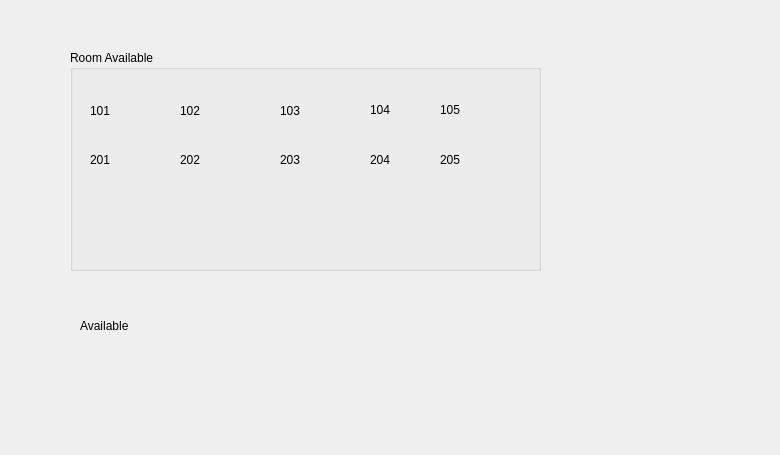
<?xml version="1.0" encoding="UTF-8"?>
<ui version="4.0">
 <class>checkoutdialog</class>
 <widget class="QDialog" name="checkoutdialog">
  <property name="geometry">
   <rect>
    <x>0</x>
    <y>0</y>
    <width>780</width>
    <height>455</height>
   </rect>
  </property>
  <property name="windowTitle">
   <string>Dialog</string>
  </property>
  <widget class="QGroupBox" name="groupBox">
   <property name="geometry">
    <rect>
     <x>70</x>
     <y>50</y>
     <width>471</width>
     <height>221</height>
    </rect>
   </property>
   <property name="title">
    <string>Room Available</string>
   </property>
   <widget class="QLabel" name="label">
    <property name="geometry">
     <rect>
      <x>20</x>
      <y>40</y>
      <width>81</width>
      <height>41</height>
     </rect>
    </property>
    <property name="text">
     <string>101</string>
    </property>
   </widget>
   <widget class="QLabel" name="label_2">
    <property name="geometry">
     <rect>
      <x>210</x>
      <y>50</y>
      <width>71</width>
      <height>21</height>
     </rect>
    </property>
    <property name="text">
     <string>103</string>
    </property>
   </widget>
   <widget class="QLabel" name="label_3">
    <property name="geometry">
     <rect>
      <x>110</x>
      <y>50</y>
      <width>71</width>
      <height>21</height>
     </rect>
    </property>
    <property name="text">
     <string>102</string>
    </property>
   </widget>
   <widget class="QLabel" name="label_4">
    <property name="geometry">
     <rect>
      <x>20</x>
      <y>100</y>
      <width>63</width>
      <height>20</height>
     </rect>
    </property>
    <property name="text">
     <string>201</string>
    </property>
   </widget>
   <widget class="QLabel" name="label_5">
    <property name="geometry">
     <rect>
      <x>110</x>
      <y>100</y>
      <width>63</width>
      <height>20</height>
     </rect>
    </property>
    <property name="text">
     <string>202</string>
    </property>
   </widget>
   <widget class="QLabel" name="label_6">
    <property name="geometry">
     <rect>
      <x>210</x>
      <y>100</y>
      <width>63</width>
      <height>20</height>
     </rect>
    </property>
    <property name="text">
     <string>203</string>
    </property>
   </widget>
   <widget class="QLabel" name="label_7">
    <property name="geometry">
     <rect>
      <x>300</x>
      <y>50</y>
      <width>63</width>
      <height>20</height>
     </rect>
    </property>
    <property name="text">
     <string>104</string>
    </property>
   </widget>
   <widget class="QLabel" name="label_8">
    <property name="geometry">
     <rect>
      <x>370</x>
      <y>100</y>
      <width>63</width>
      <height>20</height>
     </rect>
    </property>
    <property name="text">
     <string>205</string>
    </property>
   </widget>
   <widget class="QLabel" name="label_9">
    <property name="geometry">
     <rect>
      <x>370</x>
      <y>50</y>
      <width>63</width>
      <height>20</height>
     </rect>
    </property>
    <property name="text">
     <string>105</string>
    </property>
   </widget>
   <widget class="QLabel" name="label_10">
    <property name="geometry">
     <rect>
      <x>300</x>
      <y>100</y>
      <width>63</width>
      <height>20</height>
     </rect>
    </property>
    <property name="text">
     <string>204</string>
    </property>
   </widget>
  </widget>
  <widget class="QLabel" name="label_11">
   <property name="geometry">
    <rect>
     <x>80</x>
     <y>300</y>
     <width>121</width>
     <height>51</height>
    </rect>
   </property>
   <property name="text">
    <string>Available</string>
   </property>
  </widget>
 </widget>
 <resources/>
 <connections/>
</ui>
